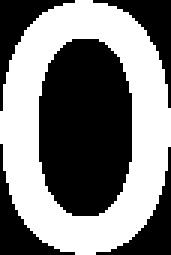
#> input picture character/0.bmp, 57 x 85 px (shown 3 times larger)
$ python -i imageProcessing.py   (imports and definitions only)   (older library calls are emulated)
#> lines starting #> are read from the running program, lines starting #| are printed output that depends on the picture; after the words box and inside, x2 and y2 are one past the last pixel; in counts of white or black regions, pixels touching at a corner belong together
import glob

import cv2
import numpy as np

import SuperSlice
import frameCapturing
import imageProcessingTwoPlates1
import recognize
import csv

from hypenAdd import hypenAdd


def imread_photo(filename, flags=cv2.IMREAD_COLOR):
    return cv2.imread(filename, flags)

# [68 lines left out: functions getLength, resize_keep_aspectratio, binarize, noiseCanceling, resize_photo, adaptiveThresholding and 2 more, not called in this run]

def hough(edges):
    houghResult = cv2.HoughLinesP(edges, 1, np.pi / 180, 40, minLineLength=40, maxLineGap=10)
    return houghResult

# [263 lines left out: functions predict, rotate, draw_contours, findContours, findSoble, chose_licence_plate and 6 more, not called in this run]

>>> import cv2
>>> picture = cv2.imread('character/0.bmp')
#> picture is the input picture: shape (85, 57, 3); 49% white; 1 white region, box (x1, y1, x2, y2) and area: (0, 0, 57, 85) 2373
>>> result = rotate(picture)
#> in binarize, `blurring = cv2.blur(grayScaleImg, (3, 3))`:
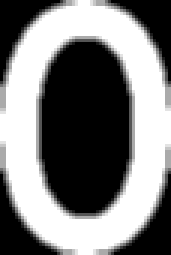
#> blurring: shape (85, 57) (shown 3 times larger); min 0, max 255, mean 125.8
#> in binarize, `res = cv2.equalizeHist(blurring)`:
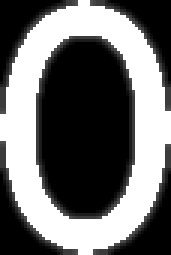
#> res: shape (85, 57) (shown 3 times larger); min 0, max 255, mean 109.9
#> in adaptiveThresholding, `res = cv2.adaptiveThreshold(img, 255, cv2.ADAPTIVE_THRESH_GAUSSIAN_C, ..`:
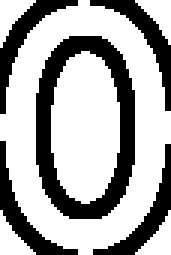
#> res: shape (85, 57) (shown 3 times larger); 66.5% white; 5 black regions, box (x1, y1, x2, y2) and area: (12, 12, 45, 73) 779, (0, 0, 26, 38) 212, (30, 0, 57, 37) 212, (0, 47, 26, 85) 212, (31, 48, 57, 85) 209
#> in findingEdge, `res = cv2.morphologyEx(threshold, cv2.MORPH_OPEN, kernel)`: res: shape (85, 57); 33.4% white; 5 white regions, box (x1, y1, x2, y2) and area: (12, 12, 45, 73) 779, (0, 0, 26, 38) 210, (30, 0, 57, 37) 210, (0, 47, 26, 85) 210, (31, 48, 57, 85) 207
#> in findingEdge, `edges = cv2.Canny(res, 100, 200)`:
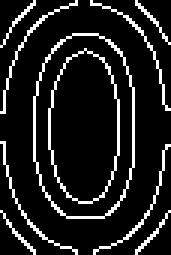
#> edges: shape (85, 57) (shown 3 times larger); 12% white in thin lines or dots
#> in hough, `houghResult = cv2.HoughLinesP(edges, 1, np.pi / 180, 40, minLineLength..`: houghResult = None

$ run again, on character/1.bmp
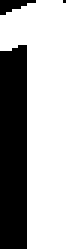
#> input picture character/1.bmp, 22 x 83 px (shown 3 times larger)
#> picture is the input picture: shape (83, 22, 3); 65.1% white; 3 black regions (1 under 20 px), largest, box (x1, y1, x2, y2) and area: (0, 15, 9, 83) 602, (0, 0, 12, 5) 34
#> in adaptiveThresholding, `res = cv2.adaptiveThreshold(img, 255, cv2.ADAPTIVE_THRESH_GAUSSIAN_C, ..`:
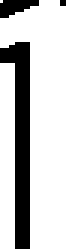
#> res: shape (83, 22) (shown 3 times larger); 76.6% white; 3 black regions (1 under 20 px), largest, box (x1, y1, x2, y2) and area: (0, 14, 10, 83) 372, (0, 0, 13, 6) 51
#> in findingEdge, `edges = cv2.Canny(res, 100, 200)`:
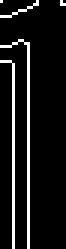
#> edges: shape (83, 22) (shown 3 times larger); 8.9% white in thin lines or dots
#> houghResult = [[4, 82, 4, 4], [9, 82, 9, 14]]
#> the loop in rotate, `for line in lines:` made 2 passes
#> after the loop in rotate, `for line in lines:`: angles = []
#> rotationMatrix = [[nan, nan, nan], [nan, nan, nan]]

$ run again, on character/2.bmp
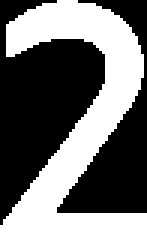
#> input picture character/2.bmp, 49 x 84 px (shown 3 times larger)
#> picture is the input picture: shape (84, 49, 3); 46.5% white; 1 white region, box (x1, y1, x2, y2) and area: (0, 0, 49, 84) 1912
#> in adaptiveThresholding, `res = cv2.adaptiveThreshold(img, 255, cv2.ADAPTIVE_THRESH_GAUSSIAN_C, ..`:
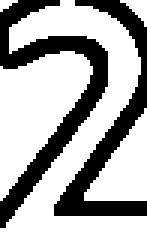
#> res: shape (84, 49) (shown 3 times larger); 69.1% white; 2 black regions, box (x1, y1, x2, y2) and area: (0, 0, 36, 76) 690, (18, 0, 49, 72) 580
#> in findingEdge, `edges = cv2.Canny(res, 100, 200)`:
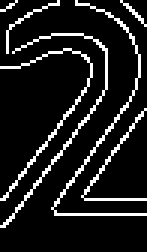
#> edges: shape (84, 49) (shown 3 times larger); 11.2% white in thin lines or dots
#> houghResult = [[1, 75, 33, 33], [0, 66, 35, 20]]
#> the loop in rotate, `for line in lines:` made 2 passes
#> after the loop in rotate, `for line in lines:`: angles = []
#> rotationMatrix = [[nan, nan, nan], [nan, nan, nan]]

$ run again, on character/3.bmp
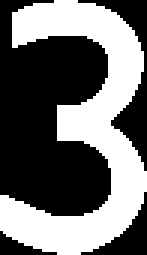
#> input picture character/3.bmp, 49 x 85 px (shown 3 times larger)
#> picture is the input picture: shape (85, 49, 3); 43% white; 1 white region, box (x1, y1, x2, y2) and area: (0, 0, 49, 85) 1789
#> in adaptiveThresholding, `res = cv2.adaptiveThreshold(img, 255, cv2.ADAPTIVE_THRESH_GAUSSIAN_C, ..`:
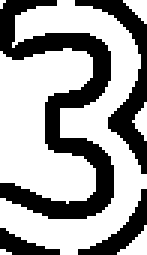
#> res: shape (85, 49) (shown 3 times larger); 63.9% white; 4 black regions, box (x1, y1, x2, y2) and area: (0, 0, 38, 73) 923, (25, 0, 49, 58) 345, (26, 63, 49, 85) 147, (0, 76, 20, 85) 87
#> in findingEdge, `edges = cv2.Canny(res, 100, 200)`:
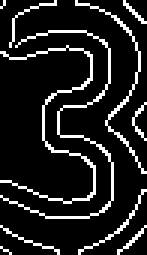
#> edges: shape (85, 49) (shown 3 times larger); 12.2% white in thin lines or dots
#> houghResult = None
